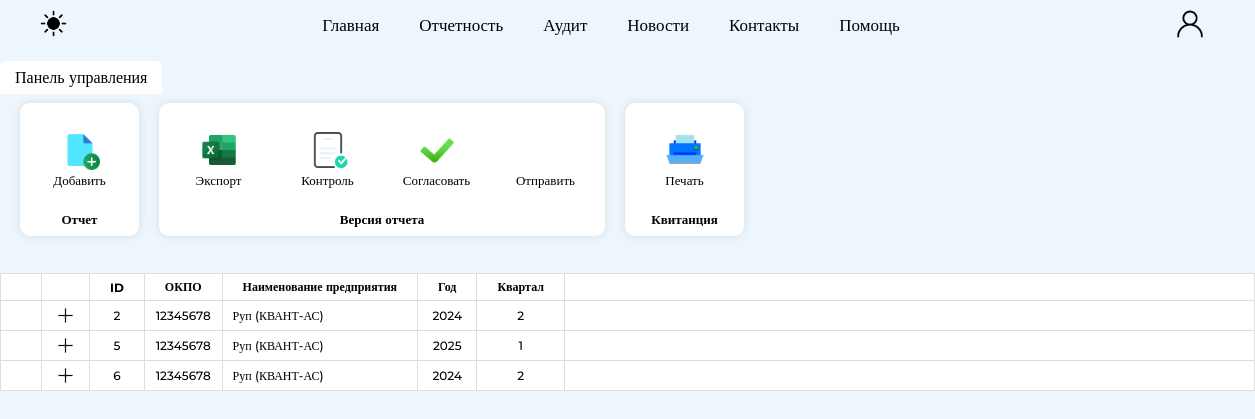
Page /report_area (signed in) on the committed database.
### website/models.py (models this page shows)
class Report(db.Model):
    __tablename__ = 'report'
    id = db.Column(db.Integer, primary_key=True)
    okpo = db.Column(db.Integer)
    organization_name = db.Column(db.String(50))
    year = db.Column(db.Integer)
    quarter = db.Column(db.Integer)
    user_id = db.Column(db.Integer, db.ForeignKey('user.id'))
    organization_id = db.Column(db.Integer, db.ForeignKey('organization.id'))
    versions = relationship('Version_report', backref='report')

### website/views.py (the view)
@views.route('/report_area')
@login_required
def report_area():
    ticket = Ticket.query.filter_by().all()
    report = Report.query.filter_by(user_id=current_user.id).all()
    organization = Organization.query.filter_by().all()
    version = Version_report.query.filter_by().all()
    dirUnit = DirUnit.query.filter_by().all()
    dirProduct = DirProduct.query.filter_by().all()
    for row in dirProduct:
        current_unit = DirUnit.query.filter_by(IdUnit = row.IdUnit).first()
        row.IdUnit = current_unit.NameUnit
    return render_template('report_area.html',
                           ticket = ticket,
                           report=report,
                           user=current_user,
                           dirUnit=dirUnit,
                           dirProduct=dirProduct,
                           organization=organization,
                           version=version)

### website/templates/report_area.html (shortened to what this page needs)
{% extends "base.html" %}
{% block content %}
<div class="report-area_page">
    <div class="report-area_menu">
        <div class="report-area_podmenu">
            <label for="tab1" class="report-area_menu-name">Панель управления</label>
            <div class="content-podmenu">
                <nav>
                    <ul>
                        <section>
                            <div class="functions_menu">
                                <li id="create-report-btn" >
                                    <img src="{{ url_for('static', filename='img/icon_new_file.png') }}" alt="Создать отчет">
                                    <a>Добавить</a>
                                </li>
                            </div>
                            <a class="functions_menu_name">
                                Отчет
                            </a>
                        </section>
                        <section>
                            <div class="functions_menu">
                                <li>
                                    <img src="{{ url_for('static', filename='img/icon_excel.png') }}" alt="">
                                    <a>Экспорт</a>
                                </li>
                                <li id="control_versionButton">
                                    <img src="{{ url_for('static', filename='img/icon_control.png') }}" alt="">
                                    <a>Контроль</a>
                                </li>
                                <li id = "agreedVersionButton">
                                    <img src="{{ url_for('static', filename='img/icon_galochka.png') }}" alt="">
                                    <a>Согласовать</a>
                                </li>
                                <li>
                                    <a>Отправить</a>
                                </li>
                            </div>
                            <a class="functions_menu_name">
                                Версия отчета
                            </a>
                        </section>
                        <section>
                            <div class="functions_menu">
                                <li onclick="openNewWindow('/report')">
                                    <img src="{{ url_for('static', filename='img/icon_print_file.png') }}" alt="">
                                    <a>Печать</a>
                                </li>
                            </div>
                            <a class="functions_menu_name">
                                Квитанция
                            </a>
                        </section>
                    </ul>
                </nav>
            </div>
        </div>
    </div>
    <div class="report-area" style = "margin-top: 180px;">
        {%if report%}
        <table class="table_report-area">
            <thead class="order-table_titels">
                <tr>
                    <th></th>
                    <th></th>
                    <th>ID</th>
                    <th>ОКПО</th>
                    <th style="white-space: nowrap;">Наименование предприятия</th>
                    <th>Год</th>
                    <th>Квартал</th>
                    <th></th>
                </tr>
            </thead>
            <tbody>
                    {% for row in report %}
                    <tr class="report_row" data-id="{{ row.id }}">
                        <td></td>
                        <td>
                            <button class="show-versions_button">
                                <img src="{{ url_for('static', filename='img/close_black.png')}}" class = "close_black" alt="">
                            </button>
                        </td>
                        <td>
                            <input type = "text" id = "report_id" style = "text-align:center;" value = "{{ row.id }}" readonly>
                        </td>
                        <td>
                            <input type = "text" id = "report_okpo" style = "text-align:center;" value = "{{ row.okpo }}" readonly>
                        </td>
                        <td>
                            <input type = "text" id = "report_organization_name" value = "{{ row.organization_name }}" readonly>
                        </td>
                        <td>
                            <input type = "text" id = "report_year" style = "text-align:center;" value = "{{ row.year }}" readonly>
                        </td>
                        <td>
                            <input type = "text" id = "report_quarter" style = "text-align:center;" value = "{{ row.quarter }}" readonly>
                        </td>
                        <td>
                        </td>
                    </tr>
                    {% endfor %}
            </tbody>
        </table>
    {%else%}
        <h3 style = "margin-left: 30px;">
            Для начала работы создайте новый отчет
        </h3>
    {%endif%}
    </div>
</div>
{% endblock %}

### website/templates/base.html (shortened to what this page needs)
<!DOCTYPE html>
<html>
  <head>
    <link rel="stylesheet" href="{{ url_for('static', filename='css/base.css') }}">
  </head>
  <body>
    <header class="fixed-header">
      <div class="left-content">
        <div class="theme-toggle" id="theme-toggle">
          <img src="{{ url_for('static', filename='img/icon_night.png') }}" alt="Light Mode" class="theme-img light-mode">
      </div>
      </div>
      <div class="center-content">
        <nav>
          <ul>
              <li onclick="window.location.href='/'">Главная</li>
              {%if user.type != 'Аудитор'%}
              <li onclick="window.location.href='/report_area'">Отчетность</li>
              {%endif%}
              {%if user.type == 'Администратор' or user.type == 'Аудитор'%}
              <li onclick="window.location.href='/audit'">Аудит</li>
              {%endif%}
              <li onclick="window.location.href=''">Новости</li>
              <li onclick="window.location.href=''" >Контакты</li>
              <li onclick="window.location.href=''" >Помощь</li>
          </ul>
        </nav>
      </div>
      <div class="right-content">
        <nav>
          <ul>
            <li>
              {% if user.is_authenticated %}
              <div class="user-container">
                  <img
                    onclick="window.location.href='/account'"
                    id="user-img"
                    class = "icon_black"
                    src="{{ url_for('static', filename='img/icon_black-user.png')}}" alt="">
              </div>
              {% endif %}
          </li>
          </ul>
        </nav>
      </div>
    </header>
    <main>
    {% block content %}
    {% endblock %}
    </main>
  </body>
</html>

### website/static/css/base.css (style rules this page uses)
* { margin: 0; padding: 0; font-family: 'Montserrat'; }
html { margin: 0; width: 100%; height: 100%; }
body { display: flex; flex-direction: column; min-height: 100vh; background-color:rgb(238, 246, 253); color: rgb(0, 0, 0); }
:root { --color1: rgb(238, 246, 253); --color2: rgba(0, 128, 255, 0.6); --color3: rgb(216, 236, 255); --color4: #333; --color5: rgb(61, 185, 171); --color6: #444444; }
.theme-toggle { cursor: pointer; margin-left: 40px; }
.theme-img { width: 27px; height: 27px; }
header { display: flex; justify-content: space-between; align-items: center; background-color: transparent; color: black; position: fixed; top: 0; left: 0; width: 100%; text-align: center; z-index: 100; font-weight: 500; transition: background-color 0.5s ease; }
header .center-content nav { cursor: pointer; font-size: 17px; margin: 15px auto; max-width: 600px; }
header nav ul { display: flex; align-items: center; justify-content: center; list-style: none; text-align: center; margin: 0; }
header .center-content nav ul { margin: 0 20px; }
header .center-content nav ul li { margin: 0 20px; transition: color 0.3s ease; }
header .right-content nav ul li { margin: 0 50px 0 20px; }
main { width: 100%; min-height: 100vb; }
.user-container { position: relative; display: inline-block; }
.user-container img { width: 30px; height: auto; cursor: pointer; }
.user-container .icon_black { display:block; }
.report-area_page { margin-top: 60px; height: 100vh; }
.report-area_menu { display: flex; color: rgb(0, 0, 0); font-weight: 500; top: 0; left: 0; }
.report-area_menu-name { padding: 5px 10px; margin: 0; display: inline-block; transition: background-color 0.3s ease, color 0.3s ease; cursor: pointer; }
.report-area_menu-input:checked + .report-area_menu-name { background-color: rgb(255, 255, 255); font-size: 16px; padding: 7px 15px; color: rgb(0, 0, 0); }
.content-podmenu { position: absolute; padding: 0 10px; display: none; left: 0; right: 0; }
.report-area_podmenu :checked + .report-area_menu-name { position: relative; top: 1px; border-radius: 5px 5px 0 0; z-index: 1; }
.report-area_podmenu :checked ~ .content-podmenu { display: block; }
.content-podmenu nav ul { display: flex; list-style: none; margin: 0; }
.content-podmenu nav ul section { display: flex; background-color: #ffffff; border: none; border-radius: 10px; flex-direction: column; align-items: center; justify-content: center; margin: 10px; box-shadow: 0 0 10px rgba(0, 0, 0, 0.1); font-size: 13px; padding: 5px; }
.functions_menu { display: flex; flex-direction: row; }
.functions_menu_name { font-weight: 600; font-family: 13px; margin-bottom: 3px; }
.content-podmenu nav ul li { margin: 0; display: flex; flex-direction: column; margin: 7px; align-items: center; text-align: center; width: 65px; padding: 15px; cursor: pointer; }
.content-podmenu nav ul li img { height: 40px; width: auto; }
.content-podmenu nav ul li a { font-size: 13px; padding-top: 2px; }
.report-area { margin-top: 20px; margin-bottom: 5px; width: 100%; display: flex; flex-direction: row; overflow-x: auto; }
.table_report-area { border: none; width: auto; background-color: #ffffff; font-size: 12px; table-layout: fixed; flex-grow: 1; border-spacing: 0px; border-collapse: collapse; }
.table_report-area .order-table_titels tr th:last-child { width: 100%; padding: 0; margin: 0; }
.table_report-area thead { text-align: center; color: rgb(0, 0, 0); font-weight: 600; }
.table_report-area input { font-size: 12px; font-weight: 500; width: 100%; border: none; text-align: left; }
.table_report-area tr th { border: 1px solid #dddddd; padding: 5px 20px; text-align: center; font-size: 12px; }
.table_report-area tr td { padding: 5px 10px; text-align: left; font-size: 12px; font-weight: 500; border: 1px solid #dddddd; }
.show-versions_button { display: flex; justify-content: center; border: none; color: white; padding: 2px 6px; background-color: #00000000; cursor: pointer; transition: background-color 0.3s ease; text-align: center; align-items: center; }
.show-versions_button img { width: 15px; transform: rotate(45deg); transition: transform 0.5s; }
.close_black { display: block; }
.report_row, .report_row td, .report_row td input { cursor: pointer; user-select: none; -webkit-user-select: none; -moz-user-select: none; -ms-user-select: none; }

### rows in the picture
Report: id "2", okpo "12345678", organization_name "Руп (КВАНТ-АС)", year "2024", quarter "2"
Report: id "5", okpo "12345678", organization_name "Руп (КВАНТ-АС)", year "2025", quarter "1"
Report: id "6", okpo "12345678", organization_name "Руп (КВАНТ-АС)", year "2024", quarter "2"
